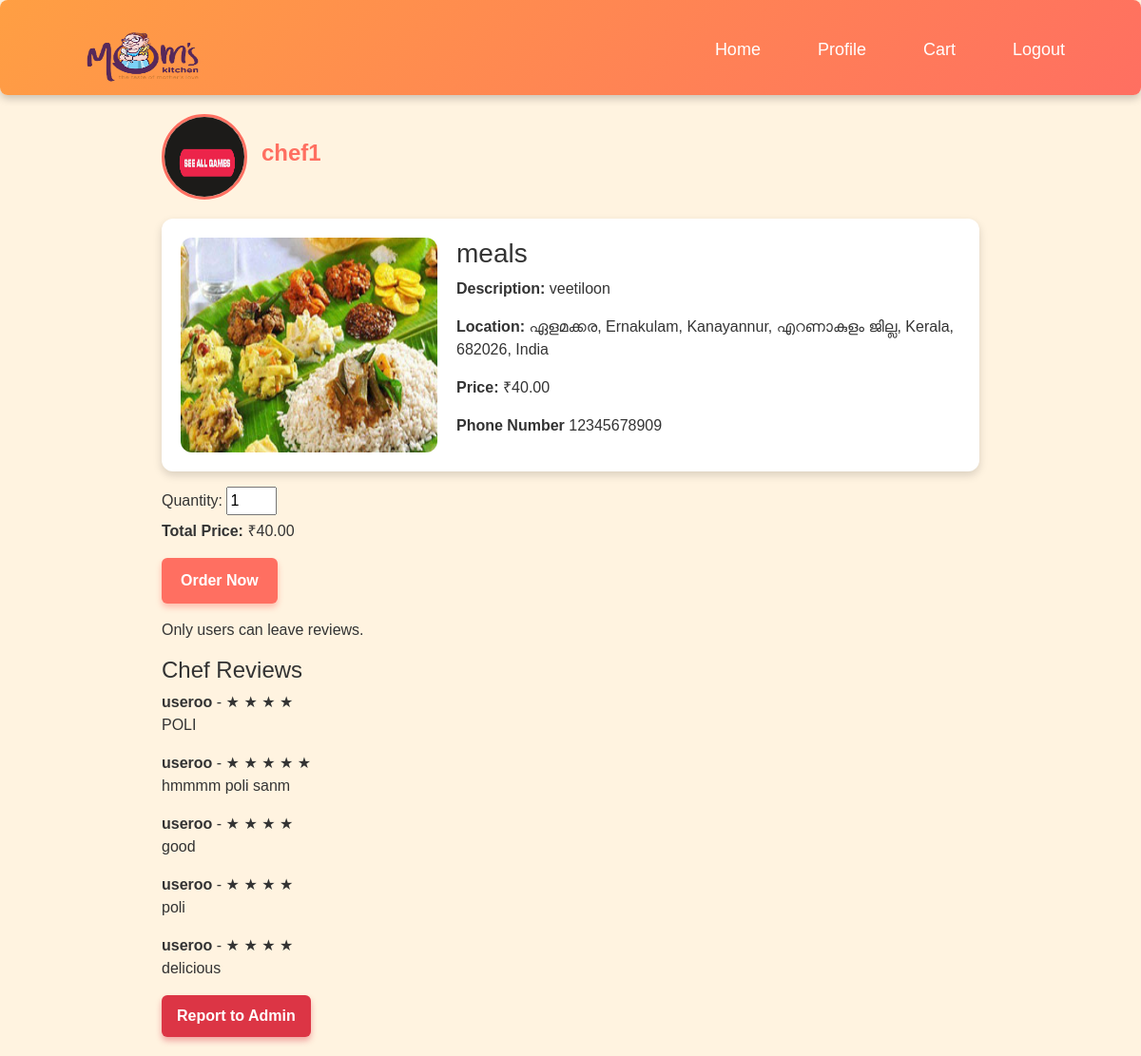
Page /food_details/7/ on the committed database.
### app1/models.py (models this page shows, shortened)
class reg_form_ch(models.Model):
    name = models.CharField(max_length=100)
    gender = models.CharField(max_length=10)
    email = models.EmailField(unique=True)
    phone = models.CharField(max_length=10)
    image = models.FileField(upload_to='file')
    id_card = models.FileField(upload_to='file')  # Changed from id to id_card
    location = models.CharField(max_length=100)
    address = models.CharField(max_length=50)
    accnum = models.BigIntegerField()
    ifsc = models.CharField(max_length=50)
    food_posts = GenericRelation('foodpost', related_query_name='chef_posts')
    reviews = GenericRelation('Review', related_query_name='chef_reviews')

class foodpost(models.Model):
    title = models.CharField(max_length=100)
    desc = models.TextField()
    image = models.ImageField(upload_to='file')
    image1 = models.ImageField(upload_to='file',default='file/button.png')
    image2 = models.ImageField(upload_to='file',default='file/ealogo.jpg')
    quantity = models.IntegerField()
    price = models.DecimalField(max_digits=10, decimal_places=2)
    location = models.CharField(max_length=150)  # Store Address
    latitude = models.FloatField(default=0.0)  # Store Latitude
    longitude = models.FloatField(default=0.0)  # Store Longitude
    dining_type = models.CharField(max_length=50, default="Dine-in")
    category=models.CharField(max_length=50,default="Lunch")
    content_type = models.ForeignKey(ContentType, on_delete=models.CASCADE,default=1)
    object_id = models.PositiveIntegerField(null=True,blank=True)
    chef = GenericForeignKey('content_type', 'object_id')  # Link to the chef

class Review(models.Model):
    user = models.ForeignKey(reg_form_us, on_delete=models.CASCADE)  # Linking to user model
    content_type = models.ForeignKey(ContentType, on_delete=models.CASCADE)  # Generic FK for chefs
    object_id = models.PositiveIntegerField()
    chef = GenericForeignKey('content_type', 'object_id')  # Link to the chef
    rating = models.IntegerField(validators=[MinValueValidator(1), MaxValueValidator(5)])  # Star rating (1-5)
    comment = models.TextField(blank=True, null=True)  # Optional comment
    created_at = models.DateTimeField(auto_now_add=True)  # Timestamp

class reg_form_us(models.Model):
    name = models.CharField(max_length=100)
    gender = models.CharField(max_length=10)
    email = models.EmailField(unique=True)
    phone = models.CharField(max_length=10)
    image = models.FileField(upload_to='file')
    address=models.CharField(max_length=100,default="xxx")
    location=models.CharField(max_length=50,default="Kochi")

### app1/views.py (the view, shortened to what this page needs)
# urls.py: path('food_details/<int:food_id>/', app1.views.food_details, name='food_details'),
def food_details(request, food_id):
    food = get_object_or_404(foodpost, id=food_id)
    chef = food.chef
    razorpay_key_id = settings.RAZORPAY_KEY_ID
    uid = request.session.get("uid")
    user_type = request.session.get("user_type")
    reviews_list = Review.objects.filter(
        content_type=ContentType.objects.get_for_model(reg_form_ch),
        object_id=chef.id
    ).select_related('user').order_by('-created_at')
    user = None
    if uid and user_type == "user":
        user = reg_form_us.objects.get(id=uid)
    return render(request, "food_details.html", {
        "food": food,
        "chef": chef,
        "reviews": reviews_list,  # Pass reviews to the template
        "user_type": user_type,
        "razorpay_key_id": razorpay_key_id,
        "user": user,
        "amount": food.price,
    })

### app1/templates/food_details.html (shortened to what this page needs)
{%load static%}
<header>
    <nav class="navbar">
        <img src="{% static 'images/logo2.png' %}" alt="Logo" style="height: 90px;width: 200px;">
        <ul class="nav-links">
            <li><a href="#">Home</a></li>
            <li><a href="{% url 'user_profile' %}">Profile</a></li>
            <li><a href="#">Cart</a></li>
            <li><a href="#">Logout</a></li>
        </ul>
    </nav>
</header>
<div class="container">
    <div class="chef-info">
        <img src="{{ chef.image.url }}" alt="{{ chef.name }}" class="chef-photo">
        <h2 class="chef-name">{{ chef.name }}</h2>
    </div>
    <div class="food-container">
        <img src="{{ food.image.url }}" alt="{{ food.title }}" class="food-image">
        <div class="food-info">
            <h3>{{ food.title }}</h3>
            <p><strong>Description:</strong> {{ food.desc }}</p>
            <p><strong>Location:</strong> {{ food.location }}</p>
            <p><strong>Price:</strong> ₹<span id="price">{{ food.price }}</span></p>
            <p><strong>Phone Number</strong> {{ chef.phone }}</p>
        </div>
    </div>
    <form method="POST" action="{% url 'place_order' food.id %}">
        <div class="quantity-container">
            <label for="quantity">Quantity:</label>
            <input type="number" id="quantity" name="quantity" min="1" max="{{ food.quantity }}" value="1">
            <p><strong>Total Price:</strong> ₹<span id="total-price">{{ food.price }}</span></p>
            <button type="button" id="pay-button" class="add-to-cart">Order Now</button>
        </div>
    </form>
    <div>
        {% if user_type == "user" %}
        <h4>Add Your Review</h4>
        <form method="POST" action="{% url 'food_details' food.id %}" class="review-form">
            {% csrf_token %}
            <input type="hidden" name="form_type" value="review">
            <label for="rating">Rating:</label>
            <div class="star-rating">
                {% for i in "12345" %}
                <span class="star" data-value="{{ i }}">&#9733;</span>
                {% endfor %}
                <input type="hidden" id="rating-value" name="rating">
            </div>
            <label for="description">Comment:</label>
            <textarea name="description" rows="3"></textarea>
            <button type="submit" class="submit-review">Add Review</button>
        </form>
        {% else %}
        <p>Only users can leave reviews.</p>
        {% endif %}
        <h4>Chef Reviews</h4>
        {% for review in reviews %}
        <div class="review">
            <strong>{{ review.user.name }}</strong> -
            <span class="star-rating-display">
                {% for _ in "12345"|slice:review.rating %}
                &#9733;
                {% endfor %}
            </span>
            <p>{{ review.comment }}</p>
        </div>
        {% empty %}
        <p>No reviews yet.</p>
        {% endfor %}
    </div>
    <button type="button" class="report-btn" data-toggle="modal" data-target="#reportModal">
        Report to Admin
    </button>
    <link rel="stylesheet" href="https://maxcdn.bootstrapcdn.com/bootstrap/4.5.2/css/bootstrap.min.css">

### app1/templates/food_details.html (style rules this page uses)
.container { max-width: 900px; margin: auto; padding: 20px; }
.navbar { display: flex; justify-content: space-between; align-items: center; background: linear-gradient(135deg, #ff9f43, #ff6f61); padding: 15px 50px; color: white; box-shadow: 0px 4px 8px rgba(0, 0, 0, 0.2); border-radius: 8px; transition: 0.3s ease-in-out; height: 100px; }
.navbar img { height: 50px; transition: transform 0.3s; }
.nav-links { list-style: none; display: flex; }
.nav-links li { margin: 0 15px; }
.nav-links a { color: white; text-decoration: none; font-size: 18px; transition: all 0.3s ease; padding: 8px 15px; border-radius: 5px; position: relative; overflow: hidden; }
.chef-info { display: flex; align-items: center; gap: 15px; margin-bottom: 20px; animation: fadeIn 1s ease-in-out; }
.chef-photo { width: 90px; height: 90px; border-radius: 50%; border: 3px solid #ff6f61; transition: transform 0.3s ease; }
.chef-name { font-size: 24px; font-weight: bold; color: #ff6f61; }
.food-container { display: flex; gap: 20px; background: white; padding: 20px; border-radius: 12px; box-shadow: 0 4px 10px rgba(0, 0, 0, 0.15); animation: slideIn 0.8s ease-in-out; }
.food-image { width: 270px; border-radius: 12px; transition: transform 0.3s ease-in-out; }
.add-to-cart { background: #ff6f61; color: white; padding: 12px 20px; border: none; border-radius: 6px; cursor: pointer; font-weight: bold; transition: all 0.3s ease-in-out; box-shadow: 0px 4px 6px rgba(255, 111, 97, 0.4); }
.report-btn { background: #dc3545; color: white; padding: 10px 16px; border: none; border-radius: 6px; cursor: pointer; font-weight: bold; transition: all 0.3s ease-in-out; box-shadow: 0px 4px 6px rgba(220, 53, 69, 0.4); }

### rows in the picture
reg_form_ch: image (picture), name "chef1", phone "12345678909"
foodpost: image (picture), title "meals", desc "veetiloon", location "ഏളമക്കര, Ernakulam, Kanayannur, എറണാകുളം ജില്ല, Kerala, 682026, India", price "40.00"
Review: user.name "useroo", rating 4 (drawn), comment "POLI"
Review: user.name "useroo", rating 5 (drawn), comment "hmmmm poli sanm"
Review: user.name "useroo", rating 4 (drawn), comment "good"
Review: user.name "useroo", rating 4 (drawn), comment "poli"
Review: user.name "useroo", rating 4 (drawn), comment "delicious"
